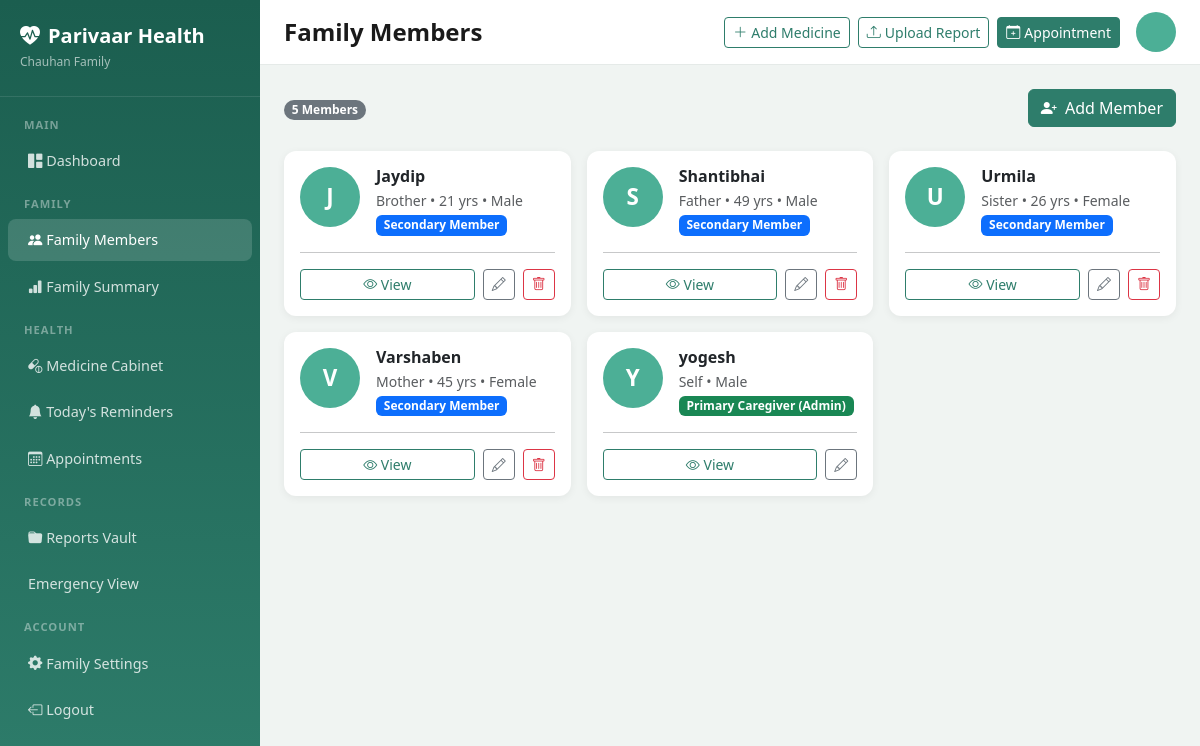
The page /accounts/members/ (signed in) on the database its author committed.
### accounts/models.py (models this page shows, shortened)
class Family(models.Model):
    id = models.UUIDField(primary_key=True, default=uuid.uuid4, editable=False)
    name = models.CharField(max_length=255)
    city = models.CharField(max_length=100)
    admin = models.OneToOneField(User, on_delete=models.CASCADE, related_name='admin_family')
    created_at = models.DateTimeField(auto_now_add=True)
    updated_at = models.DateTimeField(auto_now=True)
    class Meta:
        verbose_name_plural = 'Families'

class FamilyMember(models.Model):
    ROLE_CHOICES = [
        ('admin', 'Primary Caregiver (Admin)'),
        ('member', 'Secondary Member'),
        ('view_only', 'View-Only Member'),
    ]
    GENDER_CHOICES = [
        ('male', 'Male'),
        ('female', 'Female'),
        ('other', 'Other'),
    ]
    RELATIONSHIP_CHOICES = [
        ('self', 'Self'),
        ('spouse', 'Spouse'),
        ('father', 'Father'),
        ('mother', 'Mother'),
        ('son', 'Son'),
        ('daughter', 'Daughter'),
        ('grandfather', 'Grandfather'),
        ('grandmother', 'Grandmother'),
        ('brother', 'Brother'),
        ('sister', 'Sister'),
        ('other', 'Other'),
    ]
    CHRONIC_CONDITION_CHOICES = [
        ('diabetes', 'Diabetes'),
        ('hypertension', 'Hypertension/BP'),
        ('heart_disease', 'Heart Disease'),
        ('asthma', 'Asthma'),
        ('thyroid', 'Thyroid'),
        ('arthritis', 'Arthritis'),
        ('kidney_disease', 'Kidney Disease'),
        ('cancer', 'Cancer'),
        ('copd', 'COPD'),
        ('other', 'Other'),
    ]
    id = models.UUIDField(primary_key=True, default=uuid.uuid4, editable=False)
    family = models.ForeignKey(Family, on_delete=models.CASCADE, related_name='members')
    user = models.OneToOneField(User, on_delete=models.SET_NULL, null=True, blank=True, related_name='family_member')
    name = models.CharField(max_length=255)
    date_of_birth = models.DateField(null=True, blank=True)
    gender = models.CharField(max_length=10, choices=GENDER_CHOICES)
    relationship = models.CharField(max_length=20, choices=RELATIONSHIP_CHOICES)
    role = models.CharField(max_length=20, choices=ROLE_CHOICES, default='member')
    phone = models.CharField(max_length=15, blank=True)
    abha_id = models.CharField(max_length=50, blank=True, verbose_name='ABHA ID')
    abha_linked = models.BooleanField(default=False)
    abha_consent = models.BooleanField(default=False)
    profile_photo = models.ImageField(upload_to='member_photos/', blank=True, null=True)
    created_at = models.DateTimeField(auto_now_add=True)
    updated_at = models.DateTimeField(auto_now=True)
    def get_age(self):
        if self.date_of_birth:
            from datetime import date
            today = date.today()
            return today.year - self.date_of_birth.year - (
                (today.month, today.day) < (self.date_of_birth.month, self.date_of_birth.day)
            )
        return None

### accounts/views.py (the view)
# urls.py: path('members/', views.FamilyMemberListView.as_view(), name='member_list'),
class FamilyMemberListView(LoginRequiredMixin, ListView):
    model = FamilyMember
    template_name = 'accounts/member_list.html'
    context_object_name = 'members'
    def get_queryset(self):
        family = get_object_or_404(Family, admin=self.request.user)
        return FamilyMember.objects.filter(family=family).order_by('name')
    def get_context_data(self, **kwargs):
        ctx = super().get_context_data(**kwargs)
        ctx['family'] = get_object_or_404(Family, admin=self.request.user)
        return ctx

### templates/accounts/member_list.html (shortened to what this page needs)
{% extends 'base.html' %}
{% block page_title %}Family Members{% endblock %}
{% block content %}
<div class="d-flex justify-content-between align-items-center mb-4">
    <div>
        <span class="badge bg-secondary rounded-pill">{{ members.count }} Members</span>
    </div>
    <a href="{% url 'accounts:add_member' %}" class="btn btn-primary">
        <i class="bi bi-person-plus-fill me-1"></i> Add Member
    </a>
</div>
<div class="row g-3">
    {% for member in members %}
    <div class="col-md-6 col-lg-4">
        <div class="card h-100">
            <div class="card-body">
                <div class="d-flex align-items-start gap-3">
                    {% if member.profile_photo %}
                        <img src="{{ member.profile_photo.url }}" class="rounded-circle" style="width:56px;height:56px;object-fit:cover;" alt="">
                    {% else %}
                        <div class="member-avatar lg">{{ member.name|first|upper }}</div>
                    {% endif %}
                    <div class="flex-grow-1">
                        <h6 class="fw-bold mb-1">{{ member.name }}</h6>
                        <div class="text-muted small">
                            {{ member.get_relationship_display }}
                            {% if member.get_age %} &bull; {{ member.get_age }} yrs{% endif %}
                            &bull; {{ member.get_gender_display }}
                        </div>
                        <span class="badge {% if member.role == 'admin' %}bg-success{% elif member.role == 'member' %}bg-primary{% else %}bg-secondary{% endif %} mt-1 small">
                            {{ member.get_role_display }}
                        </span>
                    </div>
                </div>
                <hr class="my-3">
                <div class="d-flex gap-2">
                    <a href="{% url 'accounts:member_detail' member.pk %}" class="btn btn-sm btn-outline-primary flex-grow-1">
                        <i class="bi bi-eye"></i> View
                    </a>
                    <a href="{% url 'accounts:edit_member' member.pk %}" class="btn btn-sm btn-outline-secondary">
                        <i class="bi bi-pencil"></i>
                    </a>
                    {% if member.role != 'admin' %}
                    <a href="{% url 'accounts:delete_member' member.pk %}" class="btn btn-sm btn-outline-danger">
                        <i class="bi bi-trash"></i>
                    </a>
                    {% endif %}
                </div>
            </div>
        </div>
    </div>
    {% empty %}
    <div class="col-12 text-center py-5">
        <i class="bi bi-people display-1 text-muted opacity-25"></i>
        <h5 class="mt-3 text-muted">No members added yet</h5>
        <a href="{% url 'accounts:add_member' %}" class="btn btn-primary mt-2">Add First Member</a>
    </div>
    {% endfor %}
</div>
{% endblock %}

### templates/base.html (shortened to what this page needs)
<!DOCTYPE html>
<html lang="en">
<head>
    <link href="https://cdn.jsdelivr.net/npm/bootstrap@5.3.0/dist/css/bootstrap.min.css" rel="stylesheet">
    <link href="https://cdn.jsdelivr.net/npm/bootstrap-icons@1.11.0/font/bootstrap-icons.css" rel="stylesheet">
</head>
<body>
    <nav class="sidebar" id="sidebar">
        <div class="sidebar-brand">
            <h5><i class="bi bi-heart-pulse-fill me-2"></i>Parivaar Health</h5>
            {% if user.is_authenticated %}
                {% if user.admin_family %}
                    <small>{{ user.admin_family.name }} Family</small>
                {% endif %}
            {% endif %}
        </div>
        {% if user.is_authenticated %}
        <ul class="nav flex-column pt-2">
            <div class="sidebar-section">Main</div>
            <li class="nav-item">
                <a class="nav-link {% if request.resolver_match.url_name == 'dashboard' %}active{% endif %}" href="{% url 'core:dashboard' %}">
                    <i class="bi bi-grid-1x2-fill"></i> Dashboard
                </a>
            </li>
            <div class="sidebar-section">Family</div>
            <li class="nav-item">
                <a class="nav-link {% if 'member' in request.path %}active{% endif %}" href="{% url 'accounts:member_list' %}">
                    <i class="bi bi-people-fill"></i> Family Members
                </a>
            </li>
            <li class="nav-item">
                <a class="nav-link {% if 'family-summary' in request.path %}active{% endif %}" href="{% url 'core:family_summary' %}">
                    <i class="bi bi-bar-chart-fill"></i> Family Summary
                </a>
            </li>
            <div class="sidebar-section">Health</div>
            <li class="nav-item">
                <a class="nav-link {% if 'medicines' in request.path %}active{% endif %}" href="{% url 'medicines:list' %}">
                    <i class="bi bi-capsule-pill"></i> Medicine Cabinet
                </a>
            </li>
            <li class="nav-item">
                <a class="nav-link" href="{% url 'medicines:today_reminders' %}">
                    <i class="bi bi-bell-fill"></i> Today's Reminders
                </a>
            </li>
            <li class="nav-item">
                <a class="nav-link {% if 'calendar' in request.path %}active{% endif %}" href="{% url 'calendar_app:list' %}">
                    <i class="bi bi-calendar3"></i> Appointments
                </a>
            </li>
            <div class="sidebar-section">Records</div>
            <li class="nav-item">
                <a class="nav-link {% if 'vault' in request.path %}active{% endif %}" href="{% url 'vault:list' %}">
                    <i class="bi bi-folder-fill"></i> Reports Vault
                </a>
            </li>
            <li class="nav-item">
                <a class="nav-link" href="{% url 'vault:emergency' %}">
                     Emergency View
                </a>
            </li>
            <div class="sidebar-section">Account</div>
            <li class="nav-item">
                <a class="nav-link" href="{% url 'accounts:edit_family' %}">
                    <i class="bi bi-gear-fill"></i> Family Settings
                </a>
            </li>
            <li class="nav-item">
                <a class="nav-link" href="{% url 'accounts:logout' %}">
                    <i class="bi bi-box-arrow-left"></i> Logout
                </a>
            </li>
        </ul>
        {% endif %}
    </nav>
    <div class="main-content">
        <div class="topbar d-flex align-items-center justify-content-between">
            <div class="d-flex align-items-center gap-3">
                <span class="page-title">{% block page_title %}Dashboard{% endblock %}</span>
            </div>
            {% if user.is_authenticated %}
            <div class="d-flex align-items-center gap-2">
                <a href="{% url 'medicines:add' %}" class="btn btn-sm btn-outline-primary d-none d-md-inline-flex align-items-center gap-1">
                    <i class="bi bi-plus-lg"></i> Add Medicine
                </a>
                <a href="{% url 'vault:upload' %}" class="btn btn-sm btn-outline-primary d-none d-md-inline-flex align-items-center gap-1">
                    <i class="bi bi-upload"></i> Upload Report
                </a>
                <a href="{% url 'calendar_app:add' %}" class="btn btn-sm btn-primary d-none d-md-inline-flex align-items-center gap-1">
                    <i class="bi bi-calendar-plus"></i> Appointment
                </a>
                <div class="member-avatar ms-2">{{ user.first_name|first|upper }}{{ user.last_name|first|upper }}</div>
            </div>
            {% endif %}
        </div>
        <div class="p-4">
            {% block content %}{% endblock %}
        </div>
    </div>
</body>
</html>

### templates/base.html (style rules this page uses)
:root { --primary: #2E7D6B; --primary-light: #4CAF96; --primary-dark: #1B5E4F; --secondary: #F4F7F5; --accent: #FF6B35; --sidebar-width: 260px; }
body { background: #F0F4F2; font-family: 'Segoe UI', sans-serif; }
.sidebar { position: fixed; top: 0; left: 0; bottom: 0; width: var(--sidebar-width); background: linear-gradient(180deg, var(--primary-dark) 0%, var(--primary) 100%); z-index: 1000; overflow-y: auto; transition: transform .3s ease; }
.sidebar-brand { padding: 1.5rem 1.25rem; border-bottom: 1px solid rgba(255,255,255,0.1); }
.sidebar-brand h5 { color: #fff; font-weight: 700; margin: 0; }
.sidebar-brand small { color: rgba(255,255,255,0.6); font-size: 0.75rem; }
.sidebar .nav-link { color: rgba(255,255,255,0.8); padding: .65rem 1.25rem; border-radius: 8px; margin: 2px 8px; font-size: 0.9rem; transition: all .2s; }
.sidebar .nav-link:hover, .sidebar .nav-link.active { background: rgba(255,255,255,0.15); color: #fff; }
.sidebar .nav-link i { width: 22px; }
.sidebar-section { color: rgba(255,255,255,0.4); font-size: 0.7rem; text-transform: uppercase; letter-spacing: 1px; padding: .75rem 1.5rem .25rem; font-weight: 600; }
.main-content { margin-left: var(--sidebar-width); min-height: 100vh; }
.topbar { background: #fff; border-bottom: 1px solid #E5EAE8; padding: .75rem 1.5rem; position: sticky; top: 0; z-index: 100; }
.page-title { font-size: 1.5rem; font-weight: 700; color: #1a1a1a; }
.card { border: none; border-radius: 12px; box-shadow: 0 2px 8px rgba(0,0,0,0.06); }
.member-avatar { width: 40px; height: 40px; border-radius: 50%; background: var(--primary-light); color: #fff; display: flex; align-items: center; justify-content: center; font-weight: 600; font-size: 1rem; flex-shrink: 0; }
.member-avatar.lg { width: 60px; height: 60px; font-size: 1.4rem; }
.btn-primary { background: var(--primary); border-color: var(--primary); }
.btn-outline-primary { color: var(--primary); border-color: var(--primary); }

### rows shown on the page
FamilyMember: name|first "J", name "Jaydip", relationship "Brother", get_age "21", gender "Male", role "Secondary Member"
FamilyMember: name|first "S", name "Shantibhai", relationship "Father", get_age "49", gender "Male", role "Secondary Member"
FamilyMember: name|first "U", name "Urmila", relationship "Sister", get_age "26", gender "Female", role "Secondary Member"
FamilyMember: name|first "V", name "Varshaben", relationship "Mother", get_age "45", gender "Female", role "Secondary Member"
FamilyMember: name|first "Y", name "yogesh", relationship "Self", gender "Male", role "Primary Caregiver (Admin)"

### other values the page prints
{{ user.admin_family.name }} "Chauhan"
{{ members.count }} "5"
